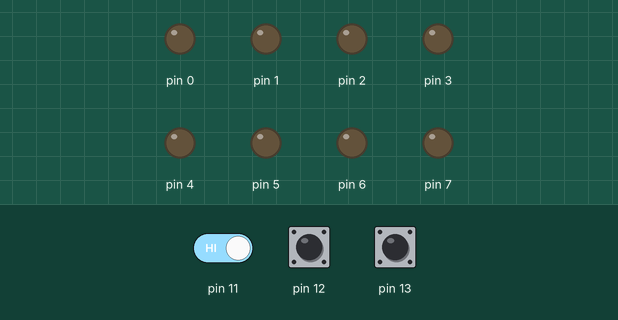
Recording of a sketch running on a simulated Arduino Uno, built with avr-gcc and run on an emulated ATmega328P. Parts: output pins drawn as LEDs (lit = HIGH). Dashed ring = blinking. The inputs (shaded band) are chosen by the test bench; at power-on: pin 11 HIGH, pin 12 HIGH, pin 13 HIGH.

Above: at 1.2 s.
1.3 s: pin 11 driven LOW
At 2.85 s:
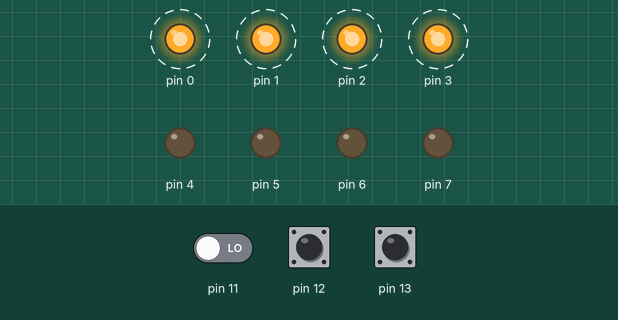
At 4.45 s:
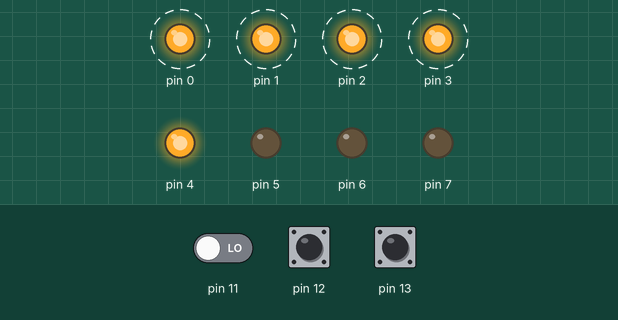
Timing chart, 0 to 20.9 s (numbered marks = the images above; inputs shaded):
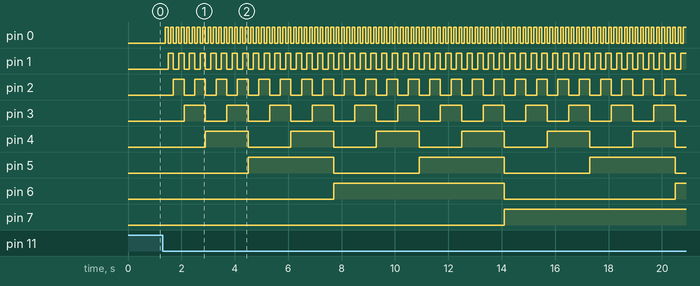

Measured:
- after the input at 1.3 s, pin 0: alternates HIGH for 0.10 s and LOW for 0.10 s, starting after 0.10 s; pin 1: alternates HIGH for 0.20 s and LOW for 0.20 s, starting after 0.20 s

The sketch:

multibutton.ino
```cpp
void setup() {
  // put your setup code here, to run once:
DDRD=0xff;
DDRB=0x00;
}
void loop() {
  // put your main code here, to run repeatedly:
int retb=digitalRead(13);
int rett=digitalRead(12);
int reti=digitalRead(11);

if((retb==LOW)){
    PORTD=0xff;
    delay(1000);
    PORTD=0x00;
    delay(1000);
}
     if((rett==LOW)){
            PORTD=0xAA;
            delay(1000);

                PORTD=0x55;
                delay(1000);
          }
if((reti==LOW)){
  int i;
  for(i=0;i<256;i++){
    PORTD=i;
    delay(100);
    }
  }
}
```
